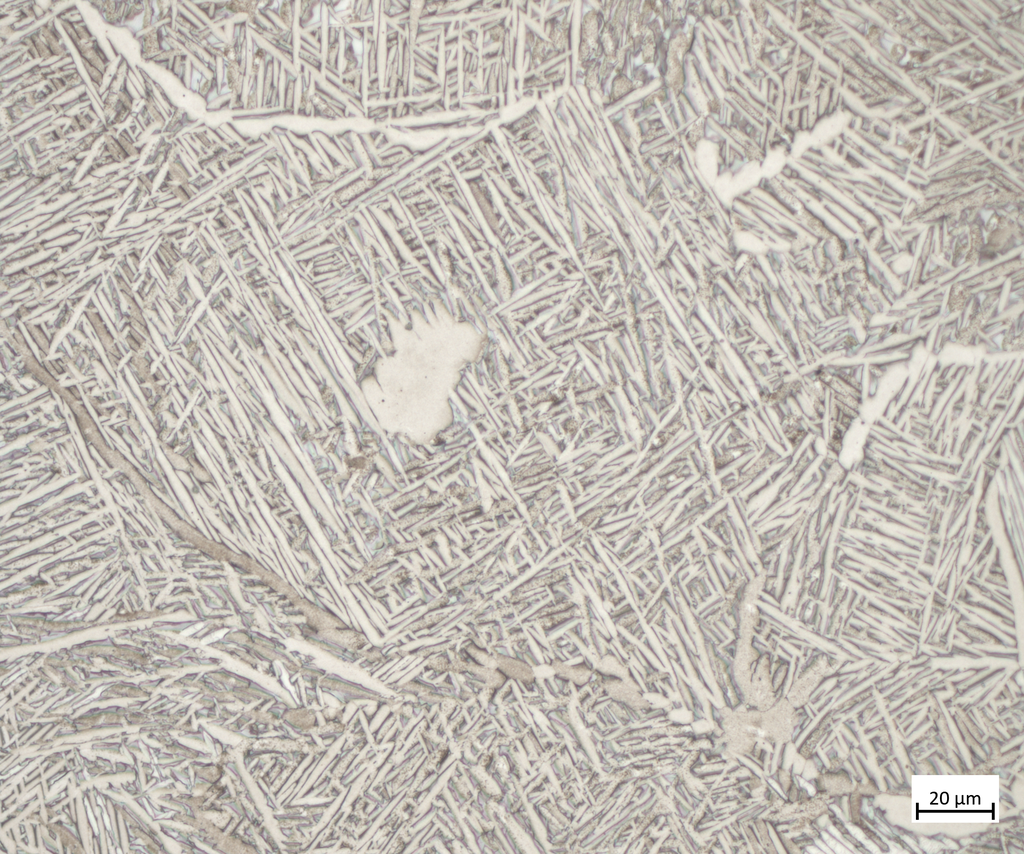
#> input picture ex_segmentation/optical_etched/M-34250-2 (21029-1-A LPBF-Z) - 2502i17833_downscaled.png, 1024 x 854 px
$ python get_scalebar_params.py
#> lines starting #> are read from the running program, lines starting #| are printed output that depends on the picture
from __future__ import annotations
from pathlib import Path
from typing import Optional, Dict, Any

import numpy as np
from matplotlib import pyplot as plt
from matplotlib.widgets import TextBox, Button
from matplotlib import patches as mpatches
from skimage import io


# ---------- Datei-Dialog ----------
def _pick_image_file(initial_dir: Optional[Path] = None) -> Optional[Path]:
    try:
        import tkinter as tk
        from tkinter import filedialog
        root = tk.Tk()
        root.withdraw()
        filetypes = [("Images", "*.png *.jpg *.jpeg *.tif *.tiff *.bmp"), ("All files", "*.*")]
        fname = filedialog.askopenfilename(
            title="Bild für Skalierung/Scalebar auswählen",
            initialdir=str(initial_dir) if initial_dir else None,
            filetypes=filetypes,
        )
        root.destroy()
        return Path(fname) if fname else None
    except Exception:
        return None


# ---------- (1) px/µm mit Ruler messen (Handles oberhalb der Linie) ----------
def interact_measure_scale_ruler(
    image: np.ndarray,
    *,
    init_um: float = 20.0,
    init_y: int = 1940,
    init_x_left: int = 2211,
    init_x_right: int = 2394,
    handle_radius: int = 4,
    handle_offset_px: int = 12,
    window_title: str = "Skalierung messen – px/µm (Ruler)",
) -> Dict[str, Any]:
    """
    Interaktive Messung der Skalierung (px/µm) mit zwei Griffpunkten.

    Bedienung (auch in der GUI eingeblendet)
    ----------------------------------------
    • Maus: Griffe ziehen (nur horizontal, pixelgenau).
    • ←/→ = ±10 px,  Shift+←/→ = ±1 px (Griff horizontal).
    • ↑/↓ = ±10 px,  Shift+↑/↓ = ±1 px (Linie vertikal).
    • Tab: zwischen linkem/rechtem Griff wechseln.
    • TextBox „µm“: Scalebar-Wert in µm eingeben.
    • Enter/Return oder „Übernehmen“: Ergebnis speichern & Fenster schließen.
    • Tipp: **Lupe** (Toolbar) zum Zoomen verwenden.
    """
    img = image
    if img.ndim == 3 and img.shape[2] == 4:
        img = img[..., :3]
    H, W = img.shape[:2]
    is_gray = (img.ndim == 2)

    # Clamp/Parser
    def clamp_x(x: float) -> int: return int(max(0, min(W - 1, round(x))))
    def clamp_y(y_: float) -> int: return int(max(0, min(H - 1, round(y_))))
    def parse_um(text: str) -> float:
        try: return float(text.replace(",", "."))
        except Exception: return 0.0

    # Initiale Lage
    y_line = clamp_y(init_y)
    x1 = clamp_x(init_x_left)
    x2 = clamp_x(init_x_right)

    fig, ax = plt.subplots(figsize=(11, 6.5))
    try:
        fig.canvas.manager.set_window_title(window_title)
        # >>> Deaktiviert Matplotlibs Standard-Keybindings (z. B. ←/→ = Back/Forward)
        fig.canvas.mpl_disconnect(fig.canvas.manager.key_press_handler_id)
    except Exception:
        pass

    plt.subplots_adjust(bottom=0.30)
    ax.set_title("Skalierung messen – px/µm", pad=8)
    ax.set_axis_off()
    ax.imshow(img, cmap="gray" if is_gray else None, interpolation="nearest")

    # Messlinie exakt auf y_line
    (line,) = ax.plot([x1, x2], [y_line, y_line], color="red", linewidth=2, zorder=2)

    # Handles oberhalb der Linie
    y_handle = max(0, y_line - handle_offset_px)
    h_left  = mpatches.Circle((x1, y_handle), handle_radius, facecolor="white",  edgecolor="red", linewidth=1.5, zorder=4)
    h_right = mpatches.Circle((x2, y_handle), handle_radius, facecolor="yellow", edgecolor="red", linewidth=1.5, zorder=4)
    ax.add_patch(h_left); ax.add_patch(h_right)

    # Dünne Verbinder senkrecht zur Linie (nur visuell)
    (conn_L,) = ax.plot([x1, x1], [y_handle, y_line], color="red", linewidth=1, alpha=0.9, zorder=3)
    (conn_R,) = ax.plot([x2, x2], [y_handle, y_line], color="red", linewidth=1, alpha=0.9, zorder=3)

    selected = "right"

    def current_px() -> int:
        return abs(int(round(h_right.center[0]) - round(h_left.center[0])))

    # Status + Hinweise
    status_text = ax.text(
        0.01, 0.01, "",
        transform=ax.transAxes, color="white",
        bbox=dict(facecolor="black", alpha=0.5, edgecolor="none", boxstyle="round,pad=0.3"),
        ha="left", va="bottom", fontsize=10
    )
    hints = (
        "Maus: Griffe ziehen | ←/→=±10, Shift+←/→=±1 | ↑/↓=±10, Shift+↑/↓=±1 | "
        "Tab Griff wechseln | Enter/'Übernehmen' speichern | Lupe (Toolbar) zum Zoomen"
    )
    fig.text(0.5, 0.025, hints, ha="center", va="bottom", fontsize=9)

    # Widgets
    tb_um_ax     = plt.axes([0.12, 0.11, 0.18, 0.08])
    btn_apply_ax = plt.axes([0.32, 0.11, 0.16, 0.08])
    tb_um  = TextBox(tb_um_ax, "µm:", initial=str(init_um))
    btn_ok = Button(btn_apply_ax, "Übernehmen")

    def _update_selection_vis():
        if selected == "left":
            h_left.set_facecolor("yellow"); h_right.set_facecolor("white")
        else:
            h_left.set_facecolor("white");  h_right.set_facecolor("yellow")

    def _sync_visuals():
        nonlocal y_handle
        y_handle = max(0, y_line - handle_offset_px)
        line.set_data([h_left.center[0], h_right.center[0]], [y_line, y_line])
        conn_L.set_data([h_left.center[0], h_left.center[0]], [y_handle, y_line])
        conn_R.set_data([h_right.center[0], h_right.center[0]], [y_handle, y_line])
        h_left.center  = (h_left.center[0],  y_handle)
        h_right.center = (h_right.center[0], y_handle)

    def _update_status():
        px = current_px()
        um_val = parse_um(tb_um.text)
        if um_val > 0:
            px_per_um = px / um_val
            um_per_px = um_val / px if px > 0 else np.inf
            txt = f"px = {px} | µm = {um_val:g} | px/µm = {px_per_um:.4f} | µm/px = {um_per_px:.4f}"
        else:
            txt = f"px = {px} | µm = {um_val:g} | px/µm = — | µm/px = —"
        status_text.set_text(txt)
        fig.canvas.draw_idle()

    _update_selection_vis()
    _sync_visuals()
    _update_status()

    # Maus: nur horizontales Draggen des ausgewählten Handles
    dragging = False

    # [19 lines left out: functions _nearest_handle, _on_press, not called in this run]

    def _on_release(_):
        nonlocal dragging
        dragging = False

    # [10 lines left out: function _on_motion, not called in this run]

    fig.canvas.mpl_connect("button_press_event", _on_press)
    fig.canvas.mpl_connect("button_release_event", _on_release)
    fig.canvas.mpl_connect("motion_notify_event", _on_motion)

    # Tastatur: Shift = 1 px, ohne Shift = 10 px
    # [27 lines left out: function _on_key, not called in this run]

    fig.canvas.mpl_connect("key_press_event", _on_key)

    def _um_submit(_): _update_status()
    tb_um.on_submit(_um_submit)

    # [14 lines left out: function _apply_and_close, not called in this run]

    btn_ok.on_clicked(_apply_and_close)
    fig.canvas.mpl_connect("close_event", lambda e: None)
    plt.show()

    # Rückgabe (letzter Stand)
    px_final = abs(int(round(h_right.center[0]) - round(h_left.center[0])))
    try:
        um_final = float(str(tb_um.text).replace(",", ".")) if tb_um.text else 0.0
    except Exception:
        um_final = 0.0
    if um_final <= 0:
        return {"px": px_final, "um": um_final, "px_per_um": None, "um_per_px": None}
    return {"px": px_final, "um": um_final, "px_per_um": px_final/um_final, "um_per_px": (um_final/px_final) if px_final>0 else np.inf}


# ---------- (2) Balkendicke unten messen ----------
def interact_measure_bottom_bar_pixels(
    image: np.ndarray,
    init_pixels: int = 100,
    *,
    window_title: str = "Scalebar-Dicke messen – nur Pixel zählen",
    show_band: bool = True,
) -> int:
    """
    Interaktiv die Dicke des unteren Balkens bestimmen.

    Tipp: **Lupe** (Toolbar) zum Zoomen verwenden.
    """
    img = image
    if img.ndim == 3 and img.shape[2] == 4: img = img[..., :3]
    H = int(img.shape[0]); is_gray = (img.ndim == 2)

    def _clamp(p: object) -> int:
        try: p = int(round(float(p)))
        except Exception: p = init_pixels
        return max(0, min(int(p), max(0, H - 1)))

    cut_px = _clamp(init_pixels)

    fig, ax = plt.subplots(figsize=(10.8, 6.4))
    try:
        fig.canvas.manager.set_window_title(window_title)
        # Pfeiltasten-Konflikte sicherheitshalber auch hier deaktivieren
        fig.canvas.mpl_disconnect(fig.canvas.manager.key_press_handler_id)
    except Exception:
        pass

    plt.subplots_adjust(bottom=0.27)
    ax.set_title(f"Scalebar-Dicke messen – Vorschau (Höhe={cut_px}px)")
    ax.set_axis_off()
    ax.imshow(img, cmap="gray" if is_gray else None, interpolation="nearest")

    y_line = H - cut_px - 0.5
    line = ax.axhline(y=y_line, color="red", linewidth=2)
    band = ax.axhspan(H - cut_px, H, facecolor="red", alpha=0.2, edgecolor="none") if (show_band and cut_px>0) else None

    tb_ax   = plt.axes([0.12, 0.11, 0.18, 0.08])
    btn_ax  = plt.axes([0.32, 0.11, 0.16, 0.08])
    tb  = TextBox(tb_ax, "Pixel unten:", initial=str(cut_px))
    btn = Button(btn_ax, "Übernehmen")

    fig.text(0.5, 0.02,
             "↑/↓ (±1 px), Shift+↑/↓ (±10 px) – Pixelzahl | Enter/'Übernehmen' speichern | Lupe (Toolbar) zum Zoomen",
             ha="center", va="bottom", fontsize=9)

    # [10 lines left out: function _redraw, not called in this run]

    def _update(_=None):
        nonlocal cut_px
        cut_px = _clamp(tb.text); _redraw()
    btn.on_clicked(_update)

    # [9 lines left out: function _on_key, not called in this run]
    fig.canvas.mpl_connect("key_press_event", _on_key)

    # [5 lines left out: function _apply, not called in this run]
    fig.canvas.mpl_connect("close_event", lambda e: None)

    plt.show()
    return int(cut_px)


# ---------- (3) Gesamt-Workflow mit Datei-Dialog ----------
def measure_scalebar_then_bottom_band(
    image_path: Optional[Path | str] = None,
    *,
    use_file_dialog: bool = True,
    initial_dir: Optional[Path] = None,
    # Standardwerte:
    init_um: float = 20.0,
    init_ruler_y: int = 1940,
    init_ruler_x_left: int = 2211,
    init_ruler_x_right: int = 2394,
    init_pixels: int = 100,
    show_band: bool = True,
) -> Optional[Dict[str, Any]]:
    """
    1) Skalierung (px/µm) messen – dann 2) Balkendicke (px) messen.
    Bei fehlendem Pfad und use_file_dialog=True: Explorer öffnen.
    """
#> called with use_file_dialog = True, init_um = 20, init_ruler_y = 1940, init_ruler_x_left = 2211, init_ruler_x_right = 2394, init_pixels = 200, show_band = True
    path: Optional[Path]
    if image_path is None and use_file_dialog:
        path = _pick_image_file(initial_dir=initial_dir)
#> the answer given: ../ex_segmentation/optical_etched/M-34250-2 (21029-1-A LPBF-Z) - 2502i17833_downscaled.png
        if path is None:
            print("[INFO] Keine Datei gewählt – Vorgang abgebrochen.")
            return None
    else:
        path = Path(image_path) if image_path is not None else None
        if path is None:
            print("[ERROR] Kein Bildpfad und Datei-Dialog deaktiviert.")
            return None

    img = io.imread(str(path))
#> img is the input picture: shape (854, 1024, 3); mean R, G, B 193.8, 188.1, 180.3

    scale = interact_measure_scale_ruler(
        img,
        init_um=init_um,
        init_y=init_ruler_y,
        init_x_left=init_ruler_x_left,
        init_x_right=init_ruler_x_right,
        handle_radius=4,
        handle_offset_px=12,
    )
#> in interact_measure_scale_ruler, `plt.show()`:
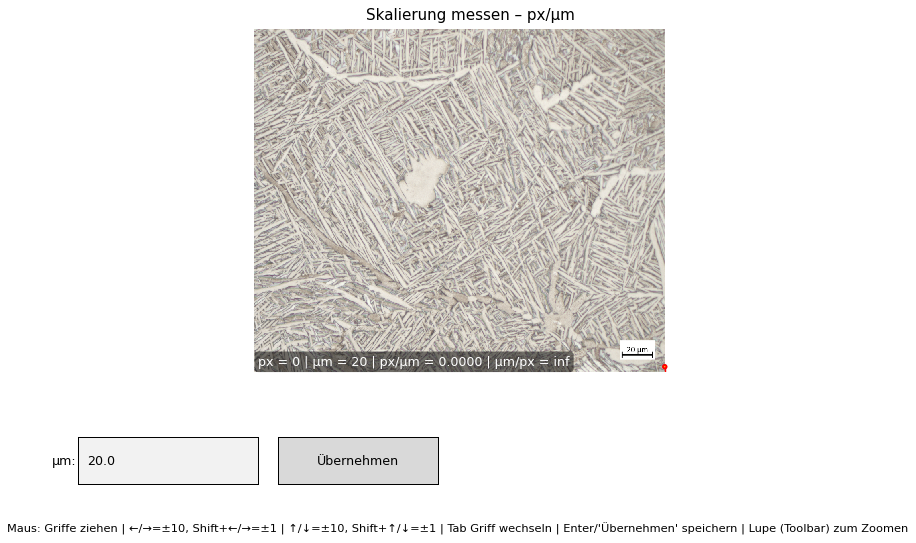
#> figure drawn by matplotlib, 2 panels
#> scale = {'px': 0, 'um': 20, 'px_per_um': 0, 'um_per_px': inf}
    bottom_px = interact_measure_bottom_bar_pixels(img, init_pixels=init_pixels, show_band=show_band)
#> in interact_measure_bottom_bar_pixels, `plt.show()`:
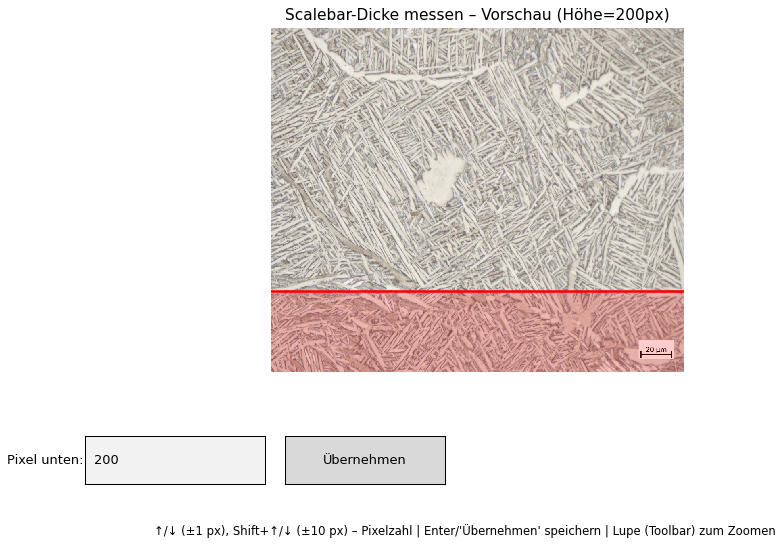
#> figure drawn by matplotlib, 2 panels
#> bottom_px = 200

    print("[SUMMARY]")
    print(f"  Datei: {path}")
    print(f"  Skalierung: px={scale['px']}, µm={scale['um']}, "
          f"px/µm={scale['px_per_um'] if scale['px_per_um'] is not None else '—'}, "
          f"µm/px={scale['um_per_px'] if scale['um_per_px'] is not None else '—'}")
#|   Skalierung: px=0, µm=20.0, px/µm=0.0, µm/px=inf
    print(f"  Balkendicke unten: {bottom_px} px")
#|   Balkendicke unten: 200 px

    return {"scale": scale, "bottom_bar_px": bottom_px}


if __name__ == "__main__":
    # Direktstart → Explorer → Fenster 1 (px/µm) → Fenster 2 (Balkendicke)
    measure_scalebar_then_bottom_band(
        use_file_dialog=True,
        initial_dir=None,
        init_um=20.0,
        init_ruler_y=1940,
        init_ruler_x_left=2211,
        init_ruler_x_right=2394,
        init_pixels=200,
    )
